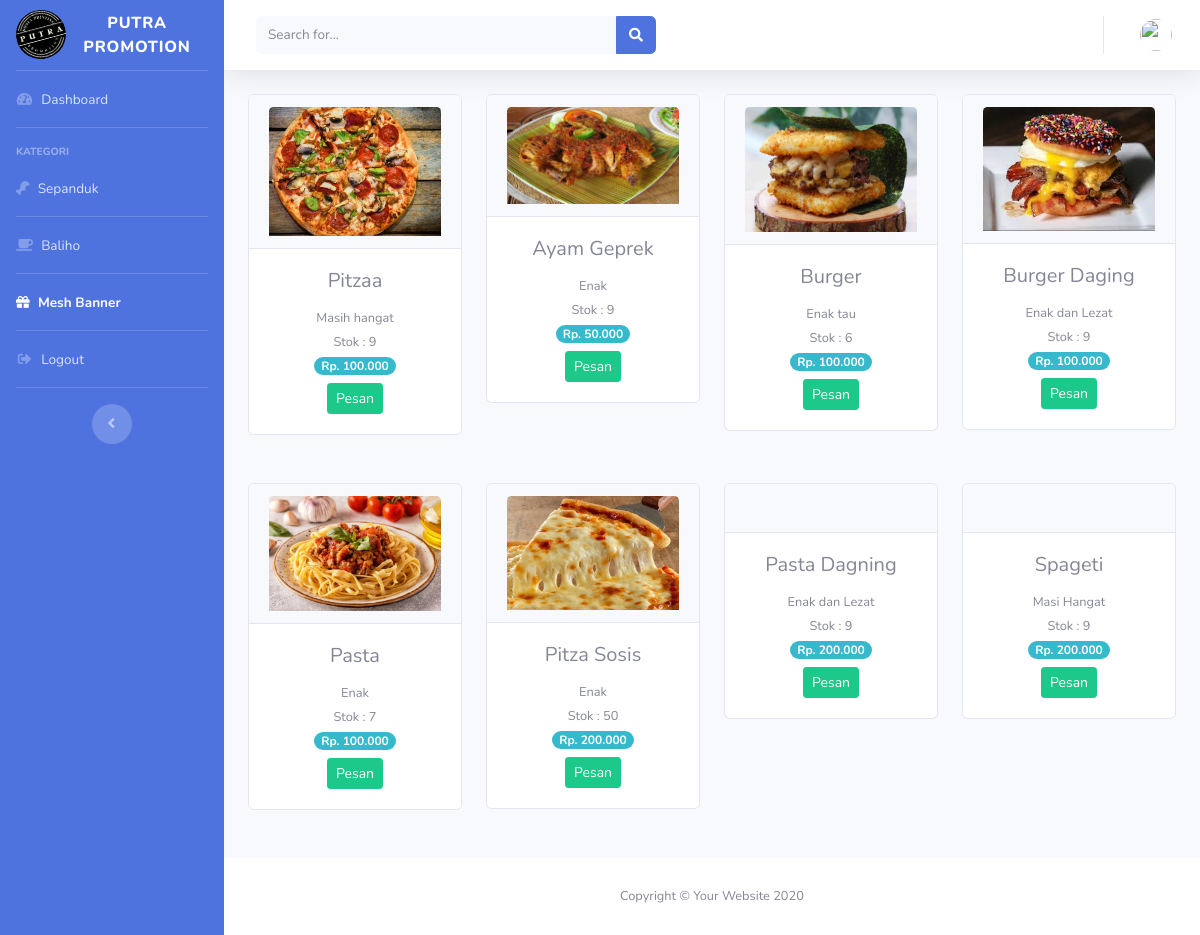
Page /index.php/kategori/spesial on the committed database.
### tables this page shows
CREATE TABLE `tb_barang` (
  `id_barang` int(11) NOT NULL,
  `nama_barang` varchar(128) NOT NULL,
  `keterangan` varchar(225) NOT NULL,
  `kategori` varchar(60) NOT NULL,
  `harga` int(11) NOT NULL,
  `stok` int(4) NOT NULL,
  `gambar` varchar(200) NOT NULL
);

### application/controllers/Kategori.php (called while the page is built, shortened)
<?php
class Kategori extends CI_Controller{
	public function spesial(){
		$data['title'] = 'Spesial';
		$data['spesial'] = $this->m_kategori->data_spesial()->result_array();
		$data['user'] = $this->m_kategori->session_user();
		$this->load->view('templates/header', $data);
		$this->load->view('templates/sidebar');
		$this->load->view('templates/topbar', $data);
		$this->load->view('spesial', $data);
		$this->load->view('templates/footer');
	}
}
?>

### index.php (called while the page is built, shortened)
<?php
require_once BASEPATH.'core/CodeIgniter.php';

### application/models/m_kategori.php (called while the page is built, shortened)
<?php
class M_kategori extends CI_Model{
	public function data_spesial(){
		return $this->db->get_where("tb_barang", ['kategori' => 'Menu Spesial']);
	}
}
?>

### application/views/spesial.php (the view, shortened to what this page needs)
     <div class="container-fluid">
<div class="row text-center mt-2">
     		<?php foreach ($spesial as $brg): ?>
      		<div class="col-6 col-md-3 col-lg-3 mb-5">
                     <div class="card">
                      <div class="card-header">
                          <img src="<?= base_url('assets/img/barang/') .$brg['gambar']; ?>" class="card-img-top" alt="" width="100%">
                      </div>
                   <div class="card-body">
                        	<h5 class="card-title"><?= $brg['nama_barang']; ?></h5>
       				<small><?= $brg['keterangan']; ?></small><br>
       				<small>Stok : <?= $brg['stok'] ?></small><br>
       				<span class="badge badge-pill badge-info mb-2">Rp. <?= number_format($brg['harga'], 0,',','.'); ?></span><br>
       				<a href="https://api.whatsapp.com/send?phone=6285364669771&text=Hallo%20Admin%20Saya%20Ingin%20Memesan" class="btn btn-sm btn-success">Pesan</a>
       			</div>
                     </div>
                 </div>
     		<?php endforeach ?>
</div>
     </div>
   </div>

### rows in the picture
tb_barang: gambar (picture), nama_barang "Pitzaa", keterangan "Masih hangat", stok "9", harga "100.000"
tb_barang: gambar (picture), nama_barang "Ayam Geprek", keterangan "Enak", stok "9", harga "50.000"
tb_barang: gambar (picture), nama_barang "Burger", keterangan "Enak tau", stok "6", harga "100.000"
tb_barang: gambar (picture), nama_barang "Burger Daging", keterangan "Enak dan Lezat", stok "9", harga "100.000"
tb_barang: gambar (picture), nama_barang "Pasta", keterangan "Enak", stok "7", harga "100.000"
tb_barang: gambar (picture), nama_barang "Pitza Sosis", keterangan "Enak", stok "50", harga "200.000"
tb_barang: nama_barang "Pasta Dagning", keterangan "Enak dan Lezat", stok "9", harga "200.000"
tb_barang: nama_barang "Spageti", keterangan "Masi Hangat", stok "9", harga "200.000"
